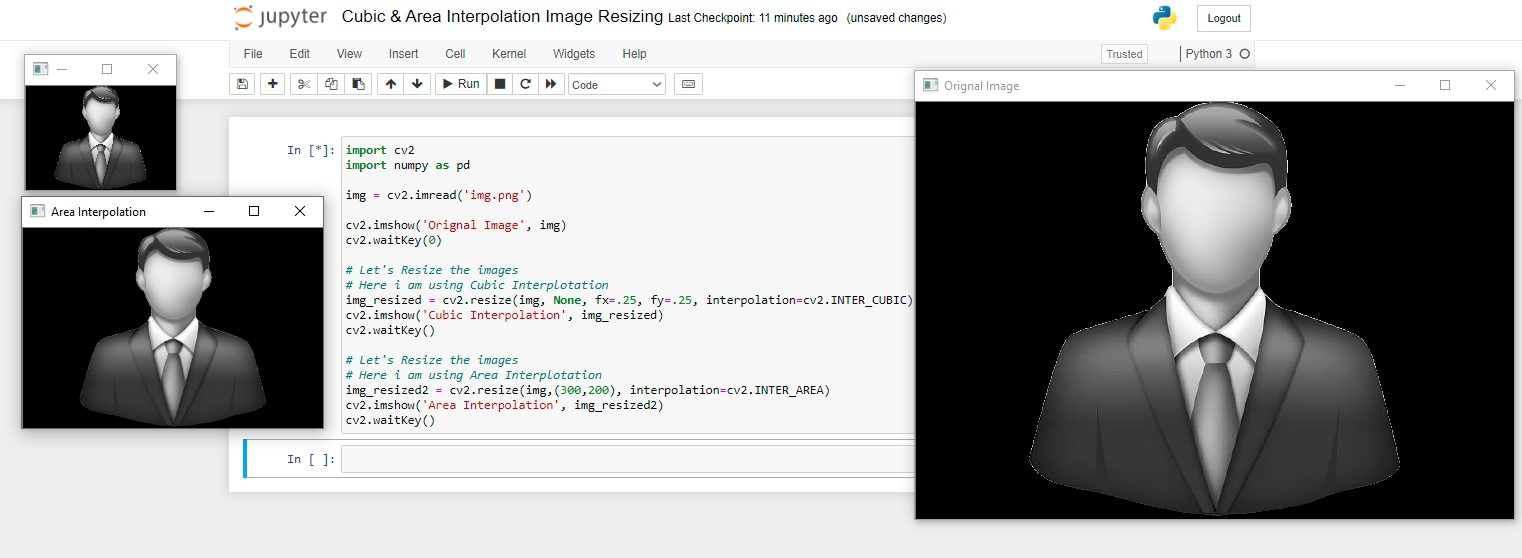
#> input picture OpenCV/Cubic & Area Interpolation Image Resizing .jpg, 1522 x 558 px, given in place of the camera
$ jupyter execute 'Edge Detection With Webcam.ipynb'   (text cells are left out)
#> lines starting #> are read from the running program, lines starting #| are printed output that depends on the picture
[cell 1]
import numpy as np
import cv2 as cv

# Edge Detection Function
def Edge_Detection(image):
    blur_img = cv.GaussianBlur(gray,(5,5),0)
    canny_edge = cv.Canny(blur_img, 10,70)
    ret, mask = cv.threshold(canny_edge,70,255,cv.THRESH_BINARY)
    return mask

# Changing Video Size
def Make_1600K():
    cap.set(3,1900)
    cap.set(4,1000)

# Enabling Camera
cap = cv.VideoCapture(0)
Make_1600K()

if not cap.isOpened():
    print("Cannot open camera")
    exit()
while True:
    # Capture frame-by-frame
    ret, frame = cap.read()
#> frame is the input picture: shape (558, 1522, 3); mean B, G, R 161.2, 161.3, 161
    # if frame is read correctly ret is True
    if not ret:
        print("Can't receive frame (stream end?). Exiting ...")
        break
    # Our operations on the frame come here
    gray = cv.cvtColor(frame, cv.COLOR_BGR2GRAY)
    # Display the resulting frame
    cv.imshow('My Video', Edge_Detection(gray))
#> in Edge_Detection, `blur_img = cv.GaussianBlur(gray,(5,5),0)`:
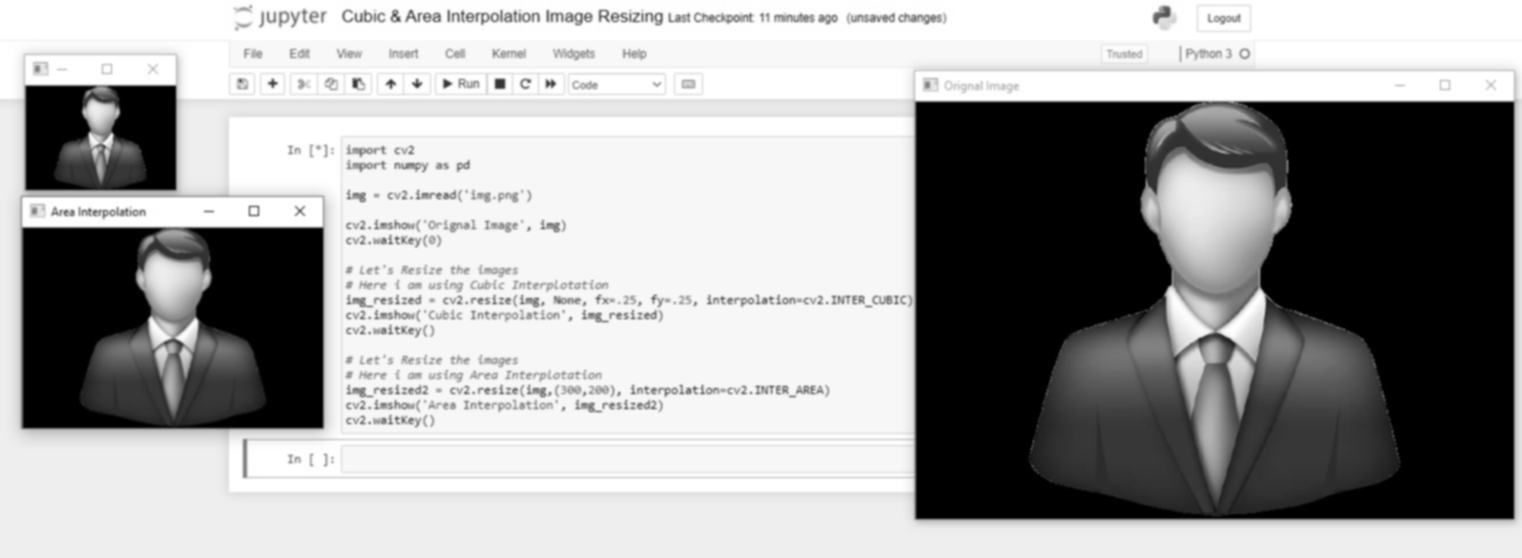
#> blur_img: shape (558, 1522); min 0, max 255, mean 161.2
#> in Edge_Detection, `canny_edge = cv.Canny(blur_img, 10,70)`:
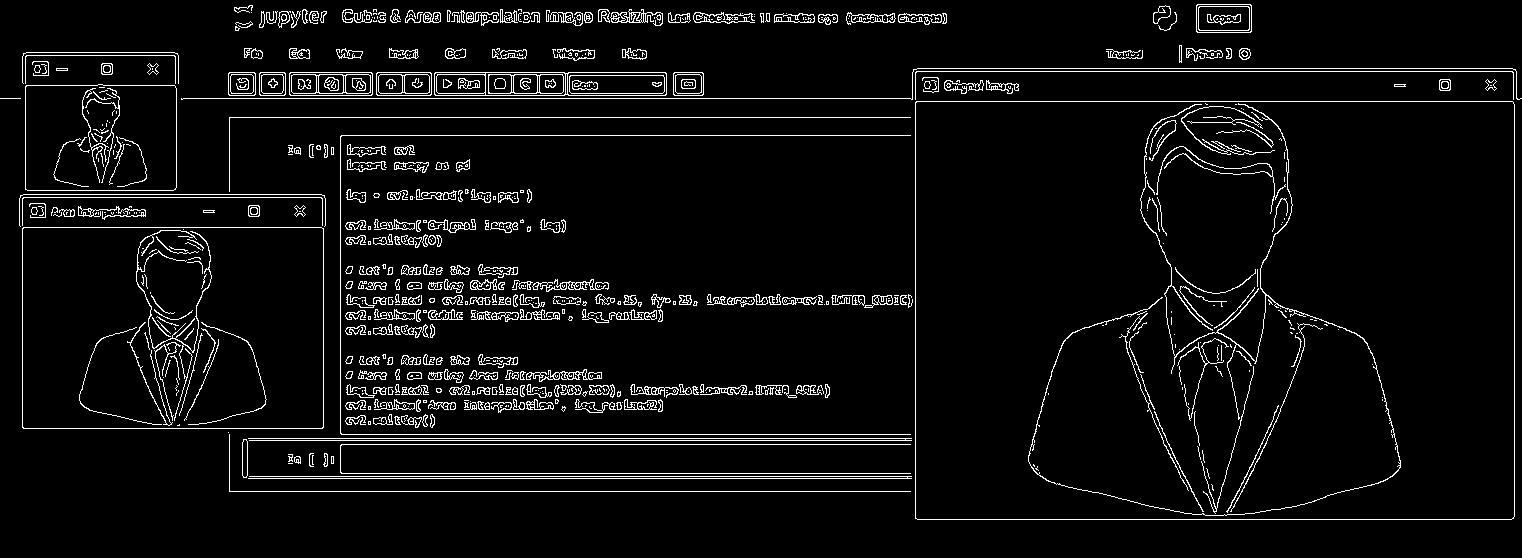
#> canny_edge: shape (558, 1522); 5.2% white in thin lines or dots
    if cv.waitKey(1) == 13:
#> (key Esc is pressed here)
        break
# When everything done, release the capture
cap.release()
cv.destroyAllWindows()

$ run again, on OpenCV/Capture Video from camera.jpg
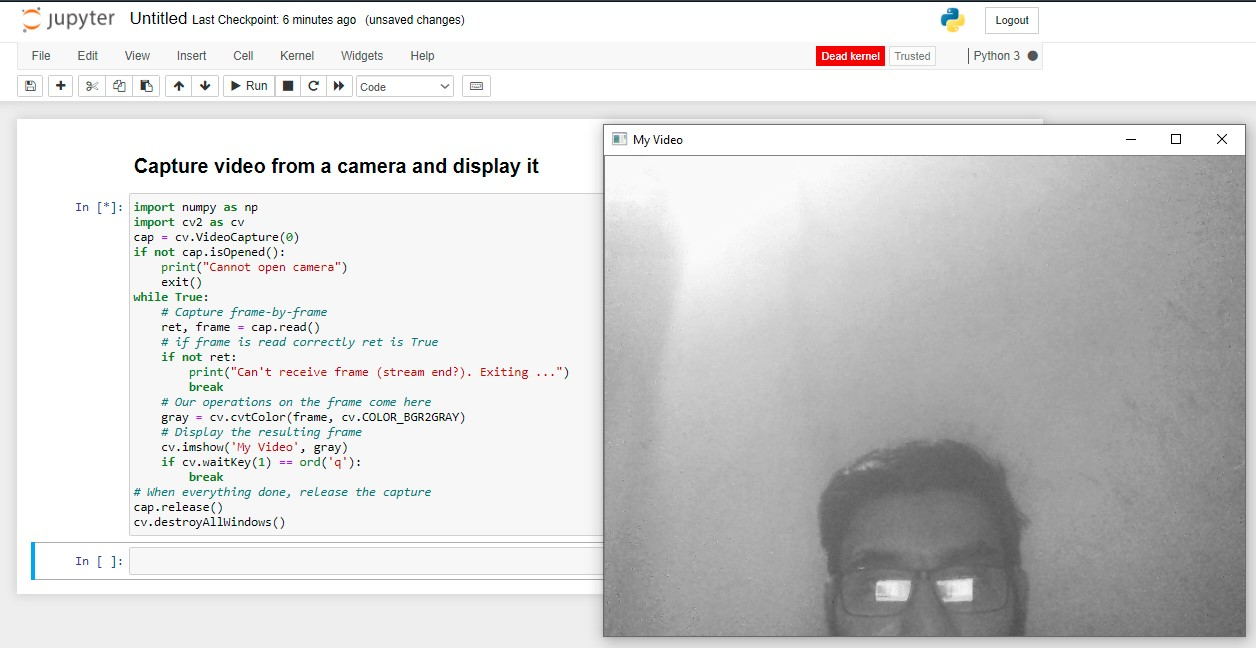
#> input picture OpenCV/Capture Video from camera.jpg, 1256 x 648 px, given in place of the camera
#> frame is the input picture: shape (648, 1256, 3); mean B, G, R 212.8, 212.9, 212.8
#> in Edge_Detection, `canny_edge = cv.Canny(blur_img, 10,70)`:
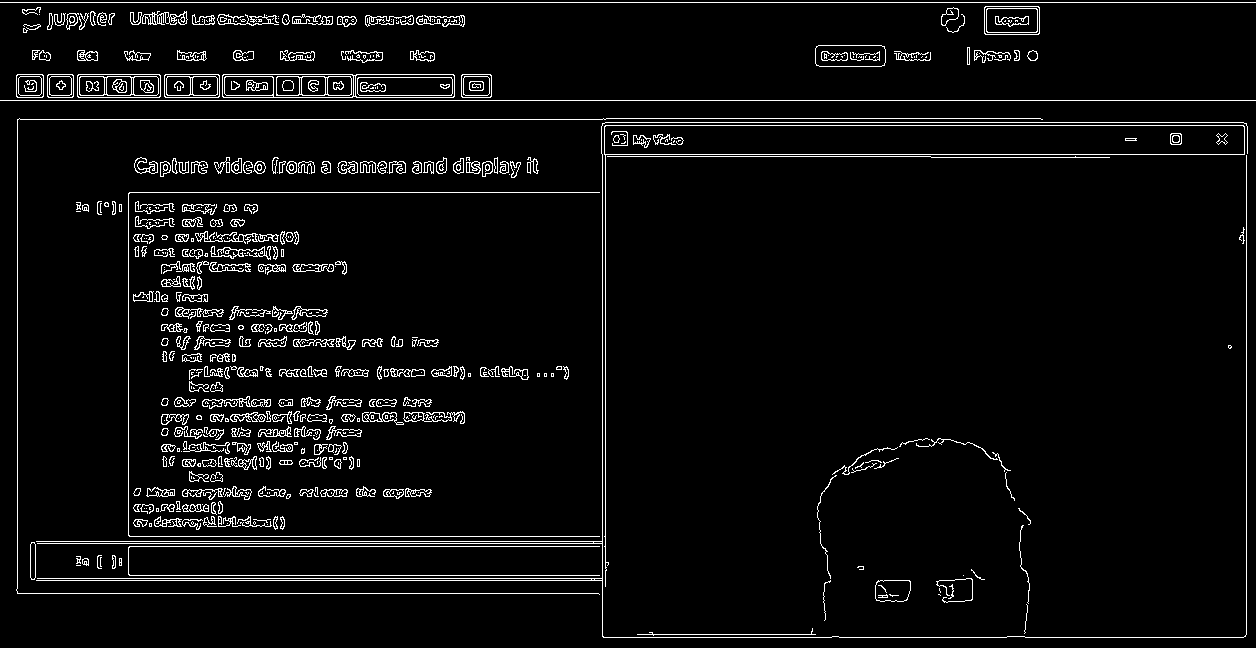
#> canny_edge: shape (648, 1256); 4.6% white in thin lines or dots

$ run again, on OpenCV/Color Filtering Using Webcam.jpg
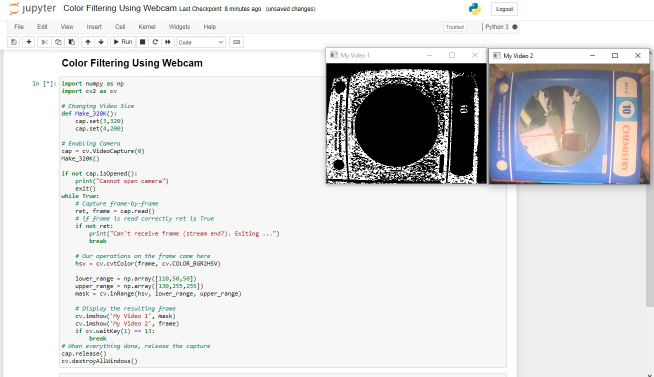
#> input picture OpenCV/Color Filtering Using Webcam.jpg, 1307 x 753 px, given in place of the camera (shown at 1/2 size)
#> frame is the input picture: shape (753, 1307, 3); mean B, G, R 222.1, 221.3, 221.1
#> `gray = cv.cvtColor(frame, cv.COLOR_BGR2GRAY)`:
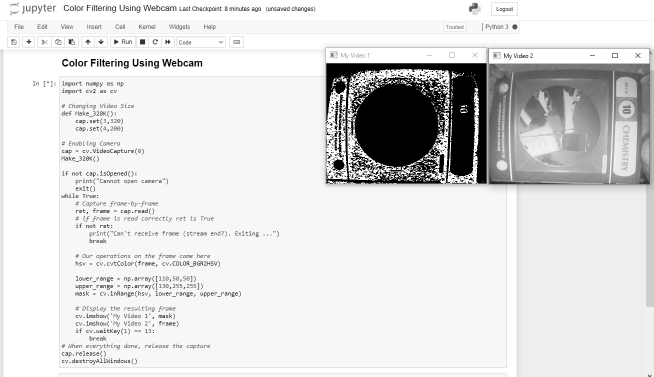
#> gray: shape (753, 1307) (shown at 1/2 size); min 0, max 255, mean 221.4
#> in Edge_Detection, `canny_edge = cv.Canny(blur_img, 10,70)`:
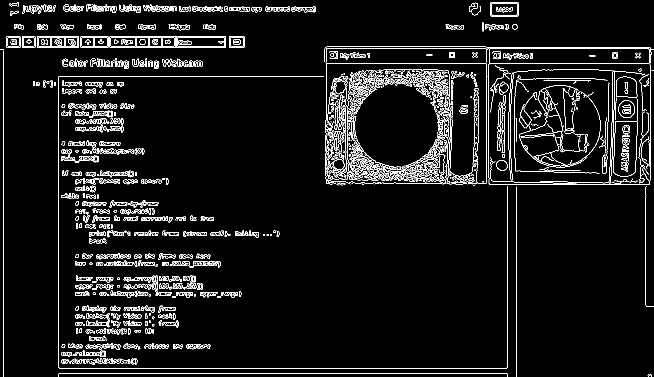
#> canny_edge: shape (753, 1307) (shown at 1/2 size); 5.8% white in thin lines or dots

$ run again, on OpenCV/Colors Conversion.jpg
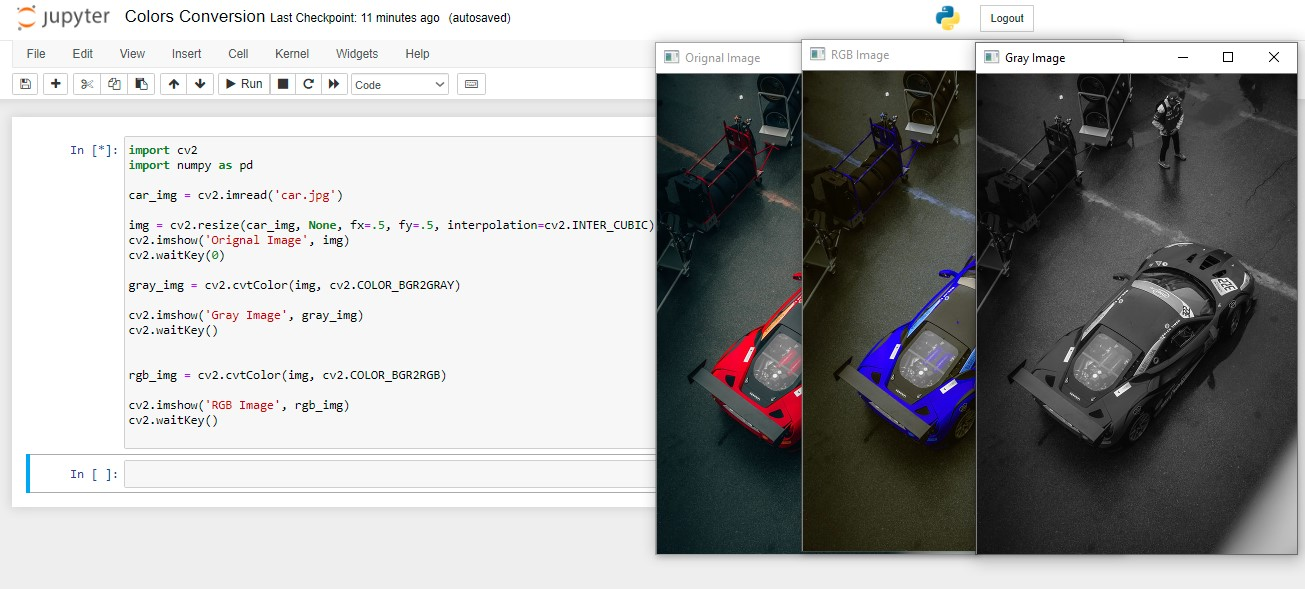
#> input picture OpenCV/Colors Conversion.jpg, 1305 x 589 px, given in place of the camera
#> frame is the input picture: shape (589, 1305, 3); mean B, G, R 165, 165.2, 165
#> in Edge_Detection, `blur_img = cv.GaussianBlur(gray,(5,5),0)`:
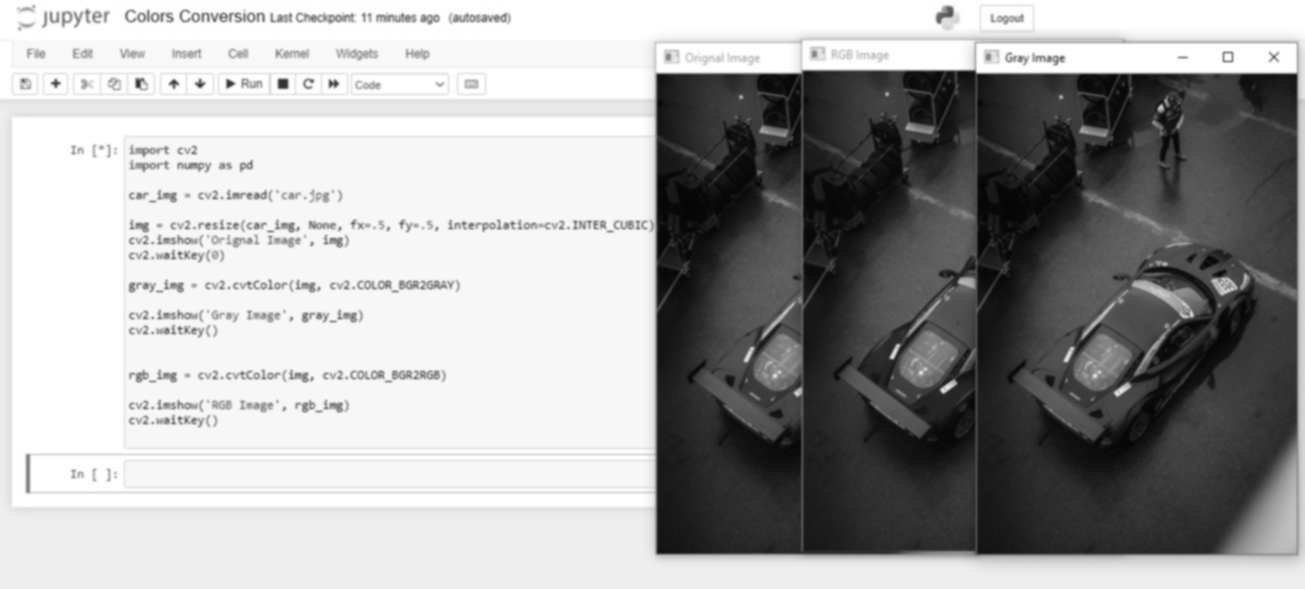
#> blur_img: shape (589, 1305); min 5, max 255, mean 165.1
#> in Edge_Detection, `canny_edge = cv.Canny(blur_img, 10,70)`:
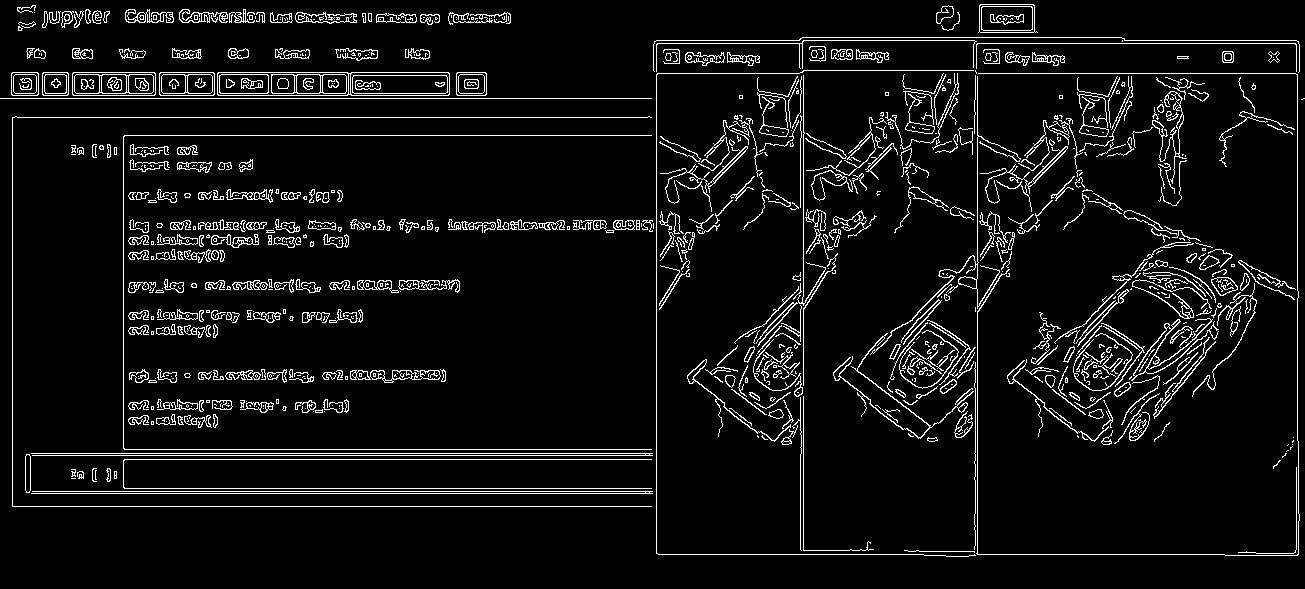
#> canny_edge: shape (589, 1305); 6.5% white in thin lines or dots
